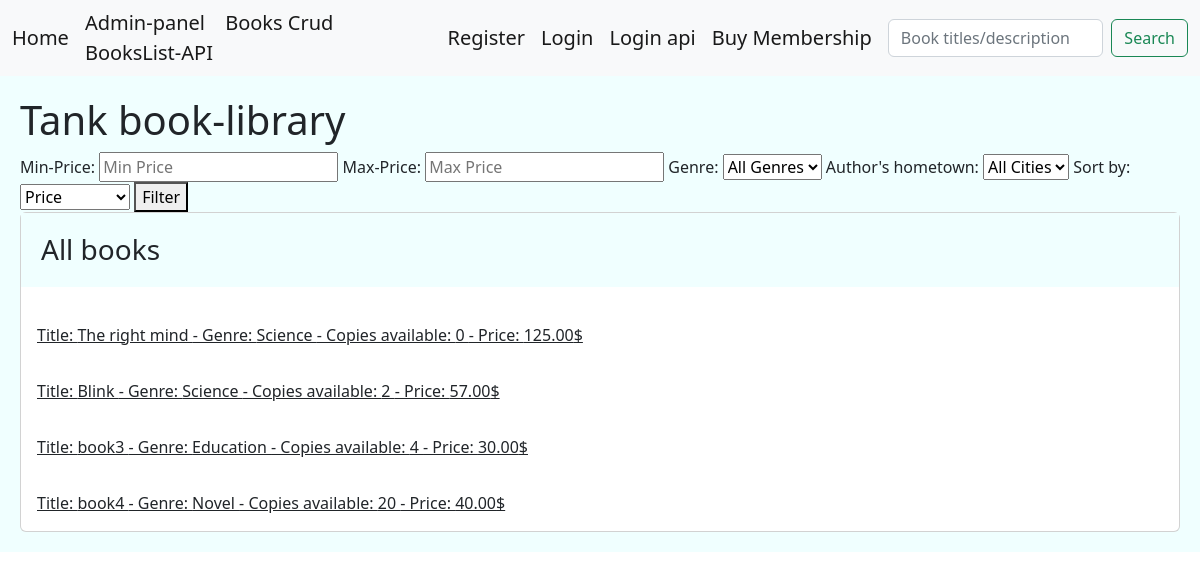
The app's page /, older data.
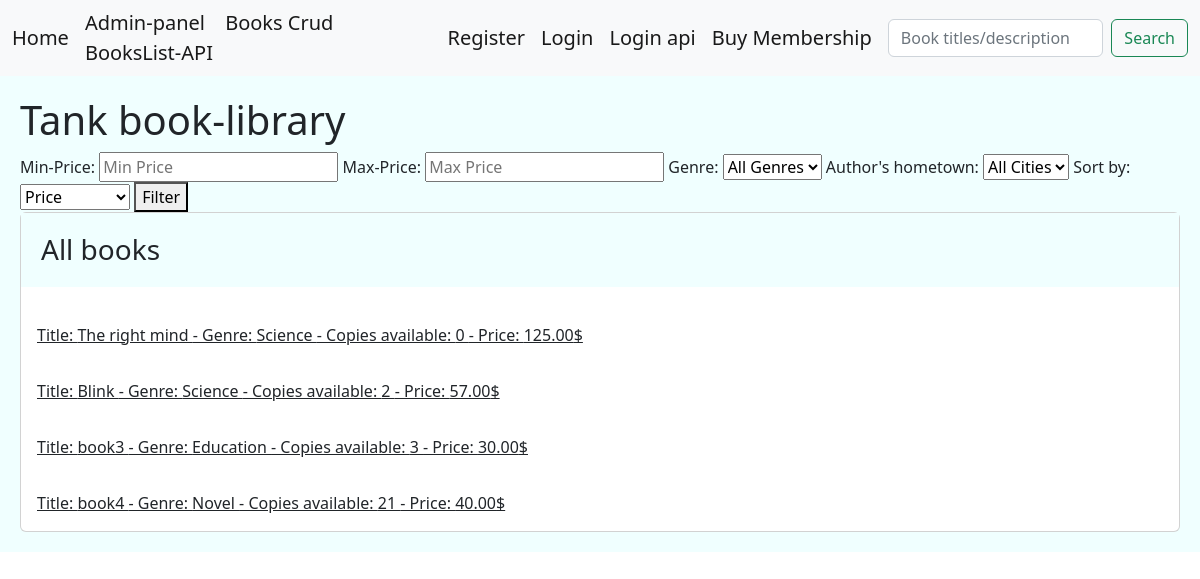
The same page, newer data.
### library/models.py (models this page shows, shortened)
class Books(models.Model):
    title = models.CharField(max_length=100)
    description = models.TextField(null=True)
    price = models.DecimalField(max_digits=6 , decimal_places=2, default=0.00)
    shabak = models.CharField(max_length=150,null=True)
    copies_available = models.PositiveIntegerField(default=4)
    genre = models.ForeignKey('Genre', on_delete=models.SET_NULL, null=True)
    author = models.ForeignKey('Author', on_delete=models.SET_NULL, null=True)

### library/views.py (the view)
# urls.py: path('',views.HomePage.as_view(), name='home'),
class HomePage(View):
    def get(self, request):
        min_price = request.GET.get('min_price')
        max_price = request.GET.get('max_price')
        genre_id = request.GET.get('genre_id')
        born_city = request.GET.get('born_city')
        Price = request.GET.get('price')
        books = Books.objects.values('title','genre__genre','author','price','id','copies_available')
        if born_city:
            books = books.filter(author__born_city=born_city)
        if min_price and max_price:
            books = books.filter(price__range=(min_price, max_price))
        if Price:
            books = books.order_by(Price)
        if genre_id:
            books = books.filter(genre__id=genre_id)
        return render(request, 'main.html', {'books': books})

### templates/main.html (shortened to what this page needs)
<!DOCTYPE html>
<html lang="en">
<head>
    <link href="https://cdn.jsdelivr.net/npm/bootstrap@5.2.0-beta1/dist/css/bootstrap.min.css" rel="stylesheet">
</head>
<body>
{% include 'include/navbar.html' %}
<div class="jumbotron">
    {% block content %} <H1> Tank book-library </H1>
    <form method="GET" action="{% url 'library:home' %}">
        <label for="min_price">Min-Price:</label>
        <input type="text" id="min_price" name="min_price" placeholder="Min Price">
        <label for="max_price">Max-Price:</label>
        <input type="text" id="max_price" name="max_price" placeholder="Max Price">
        <label for="genre_id">Genre:</label>
        <select name="genre_id">
          <option value="">All Genres</option>
        </select>
        <label for="born_city">Author's hometown:</label>
        <select name="born_city">
          <option value="">All Cities</option>
        </select>
        <label for="price">Sort by:</label>
        <select name="price">
          <option value="">Price</option>
        </select>
        <button type="submit">Filter</button>
      </form>
    <div class="card">
        <h3 class="card-title jumbotron">All books</h3>
        {% for i in books %}
        <a class="card-body" href="{% url 'library:borrow' i.id  %}" >Title: {{i.title}}
           - Genre: {{i.genre__genre}} - Copies available: {{i.copies_available}} - Price: {{i.price}}$</a>
        {% endfor %}
        {% endblock %}
</div>
</body>
</html>

Row changes from the older to the newer data that the page shows:
changed Books "book3": copies_available "4" → "3"
changed Books "book4": copies_available "20" → "21"
